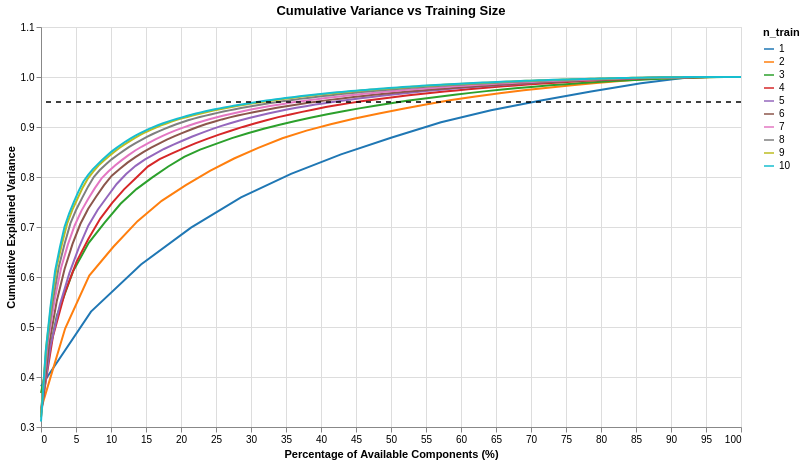

Write notebook code for a chart like this one.
### Code cell
# Altair Slider
# Build dataframe
rows = []
for n_tr in n_train_list:
    cv = cum_var_data[n_tr]
    x_pct = np.linspace(0, 100, len(cv))
    for j in range(len(cv)):
        rows.append({
            'n_train': n_tr,
            'pct_components': x_pct[j],
            'cum_variance': cv[j]
        })

df = pd.DataFrame(rows)

# Slider for minimum n_train
slider = alt.binding_range(min=1, max=10, step=1, name='Min n_train: ')
selection = alt.param(name='min_ntrain', value=1, bind=slider)
train_select = alt.selection_point(fields= ['n_train'], empty = 'all')

# Chart
chart = alt.Chart(df).mark_line(point=False).encode(
    x=alt.X('pct_components:Q', title='Percentage of Available Components (%)'),
    y=alt.Y('cum_variance:Q', title='Cumulative Explained Variance', scale=alt.Scale(domain=[0.3, 1.05])),
    color=alt.Color('n_train:N', title='n_train',
        sort=list(range(1, 11)),
        scale=alt.Scale(
            domain=[1, 2, 3, 4, 5, 6, 7, 8, 9, 10],
            range=['#1f77b4', '#ff7f0e', '#2ca02c', '#d62728', '#9467bd',
                   '#8c564b', '#e377c2', '#7f7f7f', '#bcbd22', '#17becf']
        )
    ),
    tooltip=[
        alt.Tooltip('n_train:N', title='n_train'),
        alt.Tooltip('pct_components:Q', title='Components %', format='.1f'),
        alt.Tooltip('cum_variance:Q', title='Variance', format='.4f')
    ]
).add_params(
    selection
).transform_filter(
    alt.datum.n_train >= selection
).properties(
    title='Cumulative Variance vs Training Size',
    width=700,
    height=400
)

# 95% reference line
rule = alt.Chart(pd.DataFrame({'y': [0.95]})).mark_rule(
    strokeDash=[5, 5], color='black', strokeWidth=1.5
).encode(y='y:Q')

(chart + rule)

### Figure 1 — Vega-Lite specification as saved in the notebook (floating-point values rounded to 4 significant figures; data arrays with more than 128 entries replaced by an {"elided": "..."} marker saying what was removed)
{"config": {"view": {"continuousWidth": 300, "continuousHeight": 300}}, "layer": [{"data": {"name": "data-acd2bd4db343b536a2e1c0aef7b213e9"}, "mark": {"type": "line", "point": false}, "encoding": {"color": {"field": "n_train", "scale": {"domain": [1, 2, 3, 4, 5, 6, 7, 8, 9, 10], "range": ["#1f77b4", "#ff7f0e", "#2ca02c", "#d62728", "#9467bd", "#8c564b", "#e377c2", "#7f7f7f", "#bcbd22", "#17becf"]}, "sort": [1, 2, 3, 4, 5, 6, 7, 8, 9, 10], "title": "n_train", "type": "nominal"}, "tooltip": [{"field": "n_train", "title": "n_train", "type": "nominal"}, {"field": "pct_components", "format": ".1f", "title": "Components %", "type": "quantitative"}, {"field": "cum_variance", "format": ".4f", "title": "Variance", "type": "quantitative"}], "x": {"field": "pct_components", "title": "Percentage of Available Components (%)", "type": "quantitative"}, "y": {"field": "cum_variance", "scale": {"domain": [0.3, 1.05]}, "title": "Cumulative Explained Variance", "type": "quantitative"}}, "title": "Cumulative Variance vs Training Size", "transform": [{"filter": "(datum.n_train >= min_ntrain)"}]}, {"data": {"name": "data-3942b831e149c8bab87ccfe3d628de6b"}, "mark": {"type": "rule", "color": "black", "strokeDash": [5, 5], "strokeWidth": 1.5}, "encoding": {"y": {"field": "y", "type": "quantitative"}}}], "height": 400, "params": [{"name": "min_ntrain", "bind": {"input": "range", "max": 10, "min": 1, "name": "Min n_train: ", "step": 1}, "value": 1}], "width": 700, "$schema": "https://vega.github.io/schema/vega-lite/v6.1.0.json", "datasets": {"data-acd2bd4db343b536a2e1c0aef7b213e9": {"elided": "825 records"}, "data-3942b831e149c8bab87ccfe3d628de6b": [{"y": 0.95}]}}
